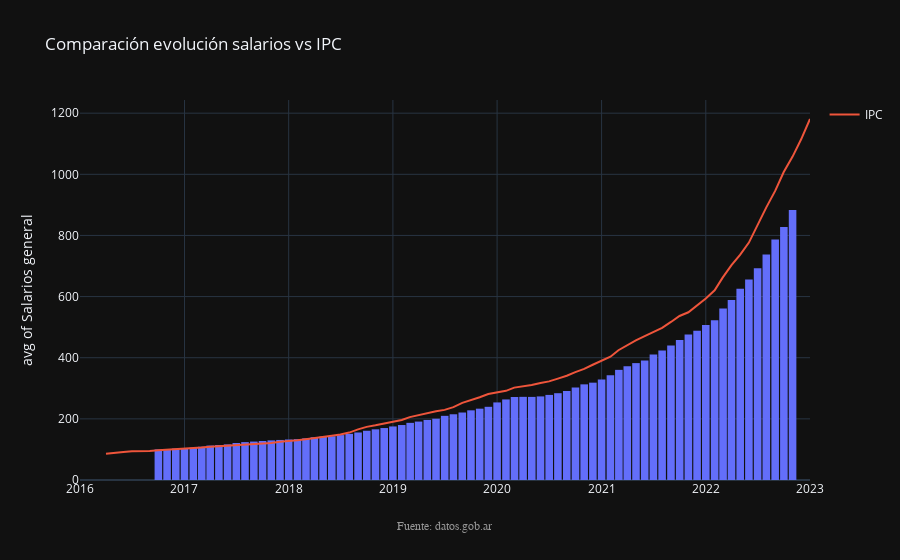

Write notebook code for a chart like this one.
### Code cell
fig = px.histogram(salarios, x="indice_tiempo", y="Salarios general", histfunc="avg", title="Comparación evolución salarios vs IPC",
                    template="plotly_dark",labels={"indice_tiempo":"","avg of Salarios general":"Valores"})
fig.update_traces(xbins_size="M1", hovertemplate=None)
fig.update_xaxes(showgrid=True)
fig.update_layout(bargap=0.1)
fig.add_trace(go.Scatter(x=salarios["indice_tiempo"], y=salarios["IPC general"], name="IPC"))
fig.update_layout(hovermode="x unified")
annotations = []
# Source
annotations.append(dict(xref='paper', yref='paper', x=0.5, y=-0.1,
                              xanchor='center', yanchor='top',
                              text='Fuente: datos.gob.ar',
                              font=dict(family='Arial',
                                        size=12,
                                        color='rgb(150,150,150)'),
                              showarrow=False))
fig.update_layout(annotations=annotations)

fig.show()

### Figure 1 — Plotly figure (JSON) as saved in the notebook; plotly's stock layout.template omitted (floating-point values rounded to 4 significant figures)
{"data": [{"alignmentgroup": "True", "bingroup": "x", "histfunc": "avg", "legendgroup": "", "marker": {"color": "#636efa", "pattern": {"shape": ""}}, "name": "", "offsetgroup": "", "orientation": "v", "showlegend": false, "type": "histogram", "x": ["2016-01-01", "2016-02-01", "2016-03-01", "2016-04-01", "2016-05-01", "2016-06-01", "2016-07-01", "2016-08-01", "2016-09-01", "2016-10-01", "2016-11-01", "2016-12-01", "2017-01-01", "2017-02-01", "2017-03-01", "2017-04-01", "2017-05-01", "2017-06-01", "2017-07-01", "2017-08-01", "2017-09-01", "2017-10-01", "2017-11-01", "2017-12-01", "2018-01-01", "2018-02-01", "2018-03-01", "2018-04-01", "2018-05-01", "2018-06-01", "2018-07-01", "2018-08-01", "2018-09-01", "2018-10-01", "2018-11-01", "2018-12-01", "2019-01-01", "2019-02-01", "2019-03-01", "2019-04-01", "2019-05-01", "2019-06-01", "2019-07-01", "2019-08-01", "2019-09-01", "2019-10-01", "2019-11-01", "2019-12-01", "2020-01-01", "2020-02-01", "2020-03-01", "2020-04-01", "2020-05-01", "2020-06-01", "2020-07-01", "2020-08-01", "2020-09-01", "2020-10-01", "2020-11-01", "2020-12-01", "2021-01-01", "2021-02-01", "2021-03-01", "2021-04-01", "2021-05-01", "2021-06-01", "2021-07-01", "2021-08-01", "2021-09-01", "2021-10-01", "2021-11-01", "2021-12-01", "2022-01-01", "2022-02-01", "2022-03-01", "2022-04-01", "2022-05-01", "2022-06-01", "2022-07-01", "2022-08-01", "2022-09-01", "2022-10-01", "2022-11-01", "2022-12-01", "2023-01-01"], "xaxis": "x", "xbins": {"size": "M1"}, "y": [null, null, null, null, null, null, null, null, null, 100, 101.4, 102.8, 104.4, 105.8, 108.8, 112.6, 114.4, 116.5, 121.1, 124.0, 125.7, 127.6, 129.6, 131.0, 132.5, 133.6, 136.1, 139.8, 141.9, 143.1, 146.9, 151.1, 155.4, 161.1, 165.8, 169.9, 175.2, 179.8, 186.9, 191.1, 196.5, 200.4, 209.9, 215.0, 220.8, 227.9, 233.3, 239.4, 253.8, 263.6, 271.6, 272.0, 271.8, 273.5, 278.4, 283.9, 291.0, 302.9, 312.9, 318.4, 328.8, 343.1, 360.3, 371.8, 382.4, 391.2, 410.4, 423.4, 440.3, 458.1, 476.1, 488.3, 506.7, 522.6, 561.2, 589, 625.6, 655.9, 692.3, 737.5, 787.1, 827.5, 883.1, null, null], "yaxis": "y"}, {"name": "IPC", "type": "scatter", "x": ["2016-01-01", "2016-02-01", "2016-03-01", "2016-04-01", "2016-05-01", "2016-06-01", "2016-07-01", "2016-08-01", "2016-09-01", "2016-10-01", "2016-11-01", "2016-12-01", "2017-01-01", "2017-02-01", "2017-03-01", "2017-04-01", "2017-05-01", "2017-06-01", "2017-07-01", "2017-08-01", "2017-09-01", "2017-10-01", "2017-11-01", "2017-12-01", "2018-01-01", "2018-02-01", "2018-03-01", "2018-04-01", "2018-05-01", "2018-06-01", "2018-07-01", "2018-08-01", "2018-09-01", "2018-10-01", "2018-11-01", "2018-12-01", "2019-01-01", "2019-02-01", "2019-03-01", "2019-04-01", "2019-05-01", "2019-06-01", "2019-07-01", "2019-08-01", "2019-09-01", "2019-10-01", "2019-11-01", "2019-12-01", "2020-01-01", "2020-02-01", "2020-03-01", "2020-04-01", "2020-05-01", "2020-06-01", "2020-07-01", "2020-08-01", "2020-09-01", "2020-10-01", "2020-11-01", "2020-12-01", "2021-01-01", "2021-02-01", "2021-03-01", "2021-04-01", "2021-05-01", "2021-06-01", "2021-07-01", "2021-08-01", "2021-09-01", "2021-10-01", "2021-11-01", "2021-12-01", "2022-01-01", "2022-02-01", "2022-03-01", "2022-04-01", "2022-05-01", "2022-06-01", "2022-07-01", "2022-08-01", "2022-09-01", "2022-10-01", "2022-11-01", "2022-12-01", "2023-01-01"], "y": [null, null, null, 85.53, 89.11, 91.85, 93.73, 93.92, 95.0, 97.24, 98.82, 100, 101.3, 103.8, 106.3, 109.1, 110.5, 112.0, 113.9, 115.6, 118.0, 119.5, 120.9, 125.0, 127.0, 130.3, 133.5, 136.9, 139.6, 145.1, 149.1, 155.2, 165.5, 173.9, 178.9, 183.9, 189.1, 196.4, 205.8, 212.4, 218.9, 224.6, 229.4, 238.3, 252.1, 260.2, 270.8, 281.2, 286.5, 291.7, 302.2, 306.4, 311.1, 317.5, 322.7, 331.7, 340.9, 353.0, 363.5, 377.1, 389.4, 403.5, 424.5, 441.9, 456.8, 470.8, 485.3, 497.9, 517.0, 536.5, 548.7, 571.0, 593.4, 620.5, 661.9, 702.8, 736.4, 776.7, 833.9, 891.9, 945.7, 1008.0, 1058.0, 1115.0, 1181.0]}], "layout": {"annotations": [{"font": {"color": "rgb(150,150,150)", "family": "Arial", "size": 12}, "showarrow": false, "text": "Fuente: datos.gob.ar", "x": 0.5, "xanchor": "center", "xref": "paper", "y": -0.1, "yanchor": "top", "yref": "paper"}], "bargap": 0.1, "barmode": "relative", "hovermode": "x unified", "legend": {"tracegroupgap": 0}, "title": {"text": "Comparación evolución salarios vs IPC"}, "xaxis": {"anchor": "y", "domain": [0, 1], "showgrid": true, "title": {"text": ""}}, "yaxis": {"anchor": "x", "domain": [0, 1], "title": {"text": "avg of Salarios general"}}}}
